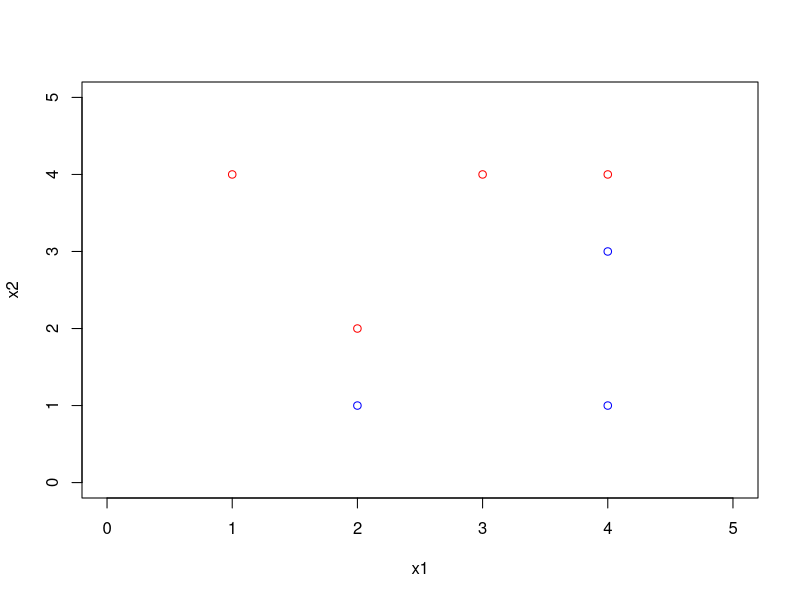
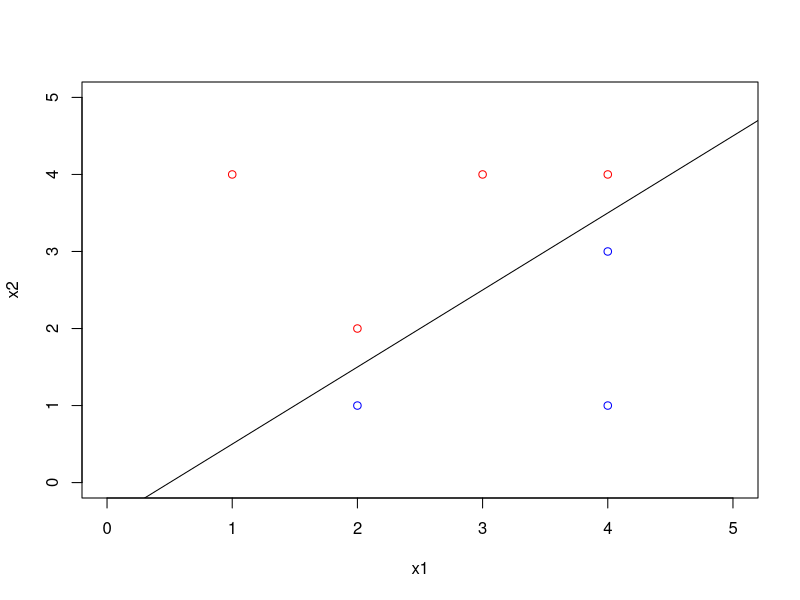
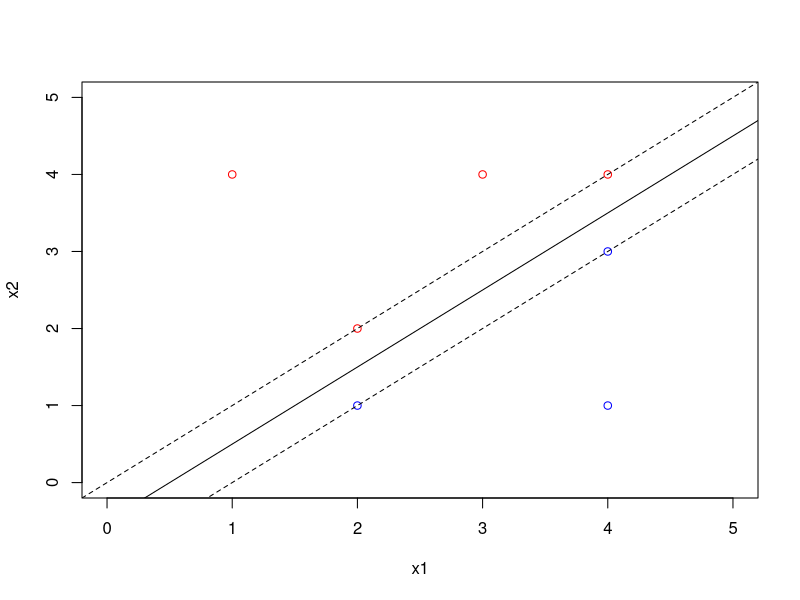
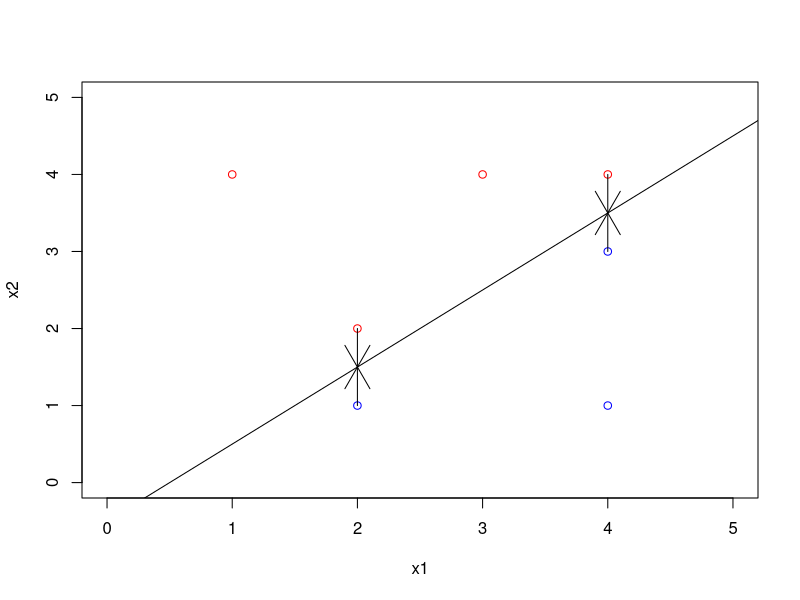
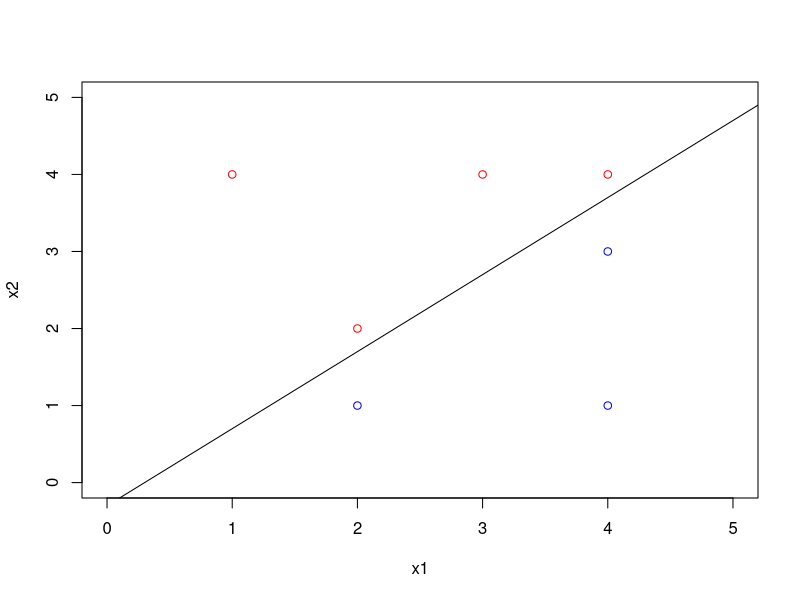
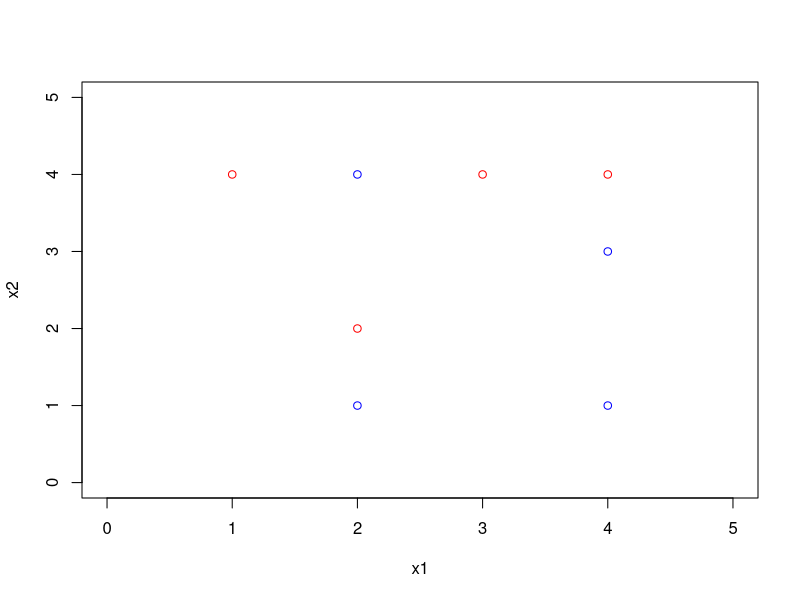

Write the R code that produced these figures, in order.
#Problem 3(a)
x1 = c(3, 2, 4, 1, 2, 4, 4)
x2 = c(4, 2, 4, 4, 1, 3, 1)
colors = c("red", "red", "red", "red", "blue", "blue", "blue")
plot(x1, x2, col = colors, xlim = c(0, 5), ylim = c(0, 5))
#Problem 3(b)
plot(x1, x2, col = colors, xlim = c(0, 5), ylim = c(0, 5))
#X2 = -0.5 + X1
abline(-0.5, 1)
#Problem 3(d)
plot(x1, x2, col = colors, xlim = c(0, 5), ylim = c(0, 5))
abline(-0.5, 1)
abline(-1, 1, lty = 2)
abline(0, 1, lty = 2)
#Problem 3(e)
plot(x1, x2, col = colors, xlim = c(0, 5), ylim = c(0, 5))
abline(-0.5, 1)
arrows(2, 1, 2, 1.5)
arrows(2, 2, 2, 1.5)
arrows(4, 4, 4, 3.5)
arrows(4, 3, 4, 3.5)
#Problem 3(g)
#Hyperplane X2 = -0.3 + X1 is not the optimal hyperplane seperating 
plot(x1, x2, col = colors, xlim = c(0, 5), ylim = c(0, 5))
abline(-0.3, 1)
#Problem 3(h)
plot(x1, x2, col = colors, xlim = c(0, 5), ylim = c(0, 5))
#Additional observation is (2,4)
points(c(2), c(4), col = c("blue"))